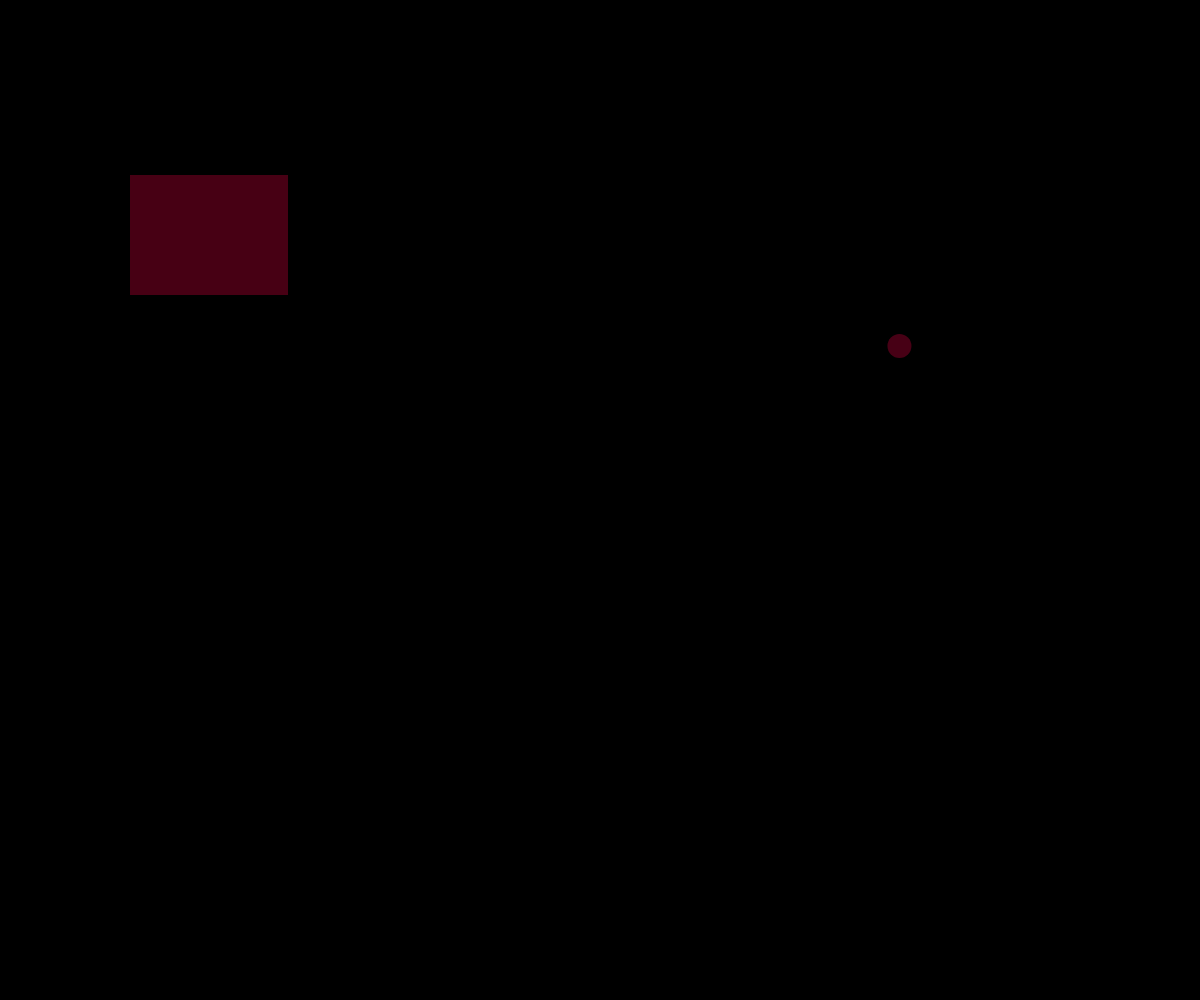
Frame 1 (no input)
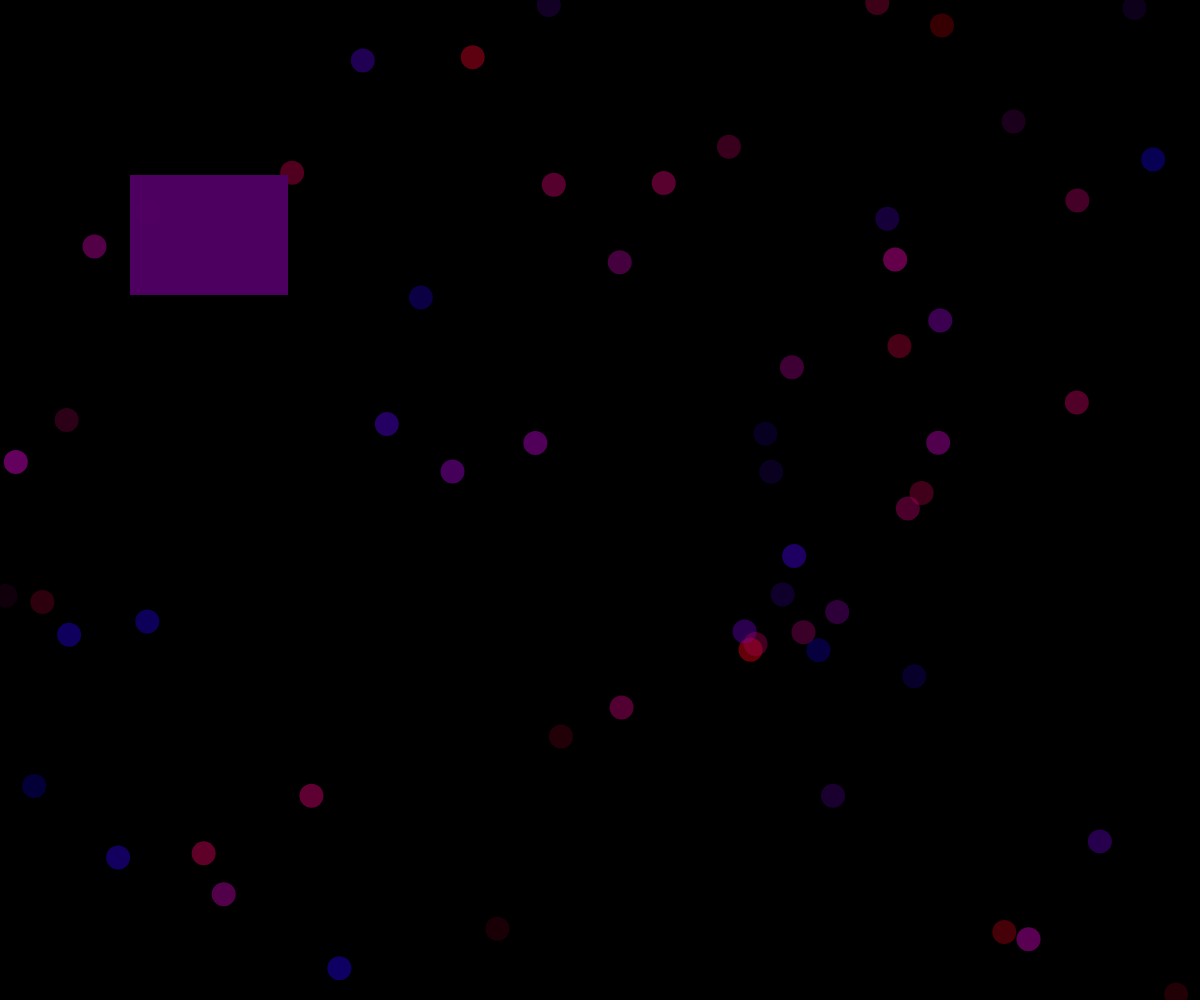
Frame 60 (no input)
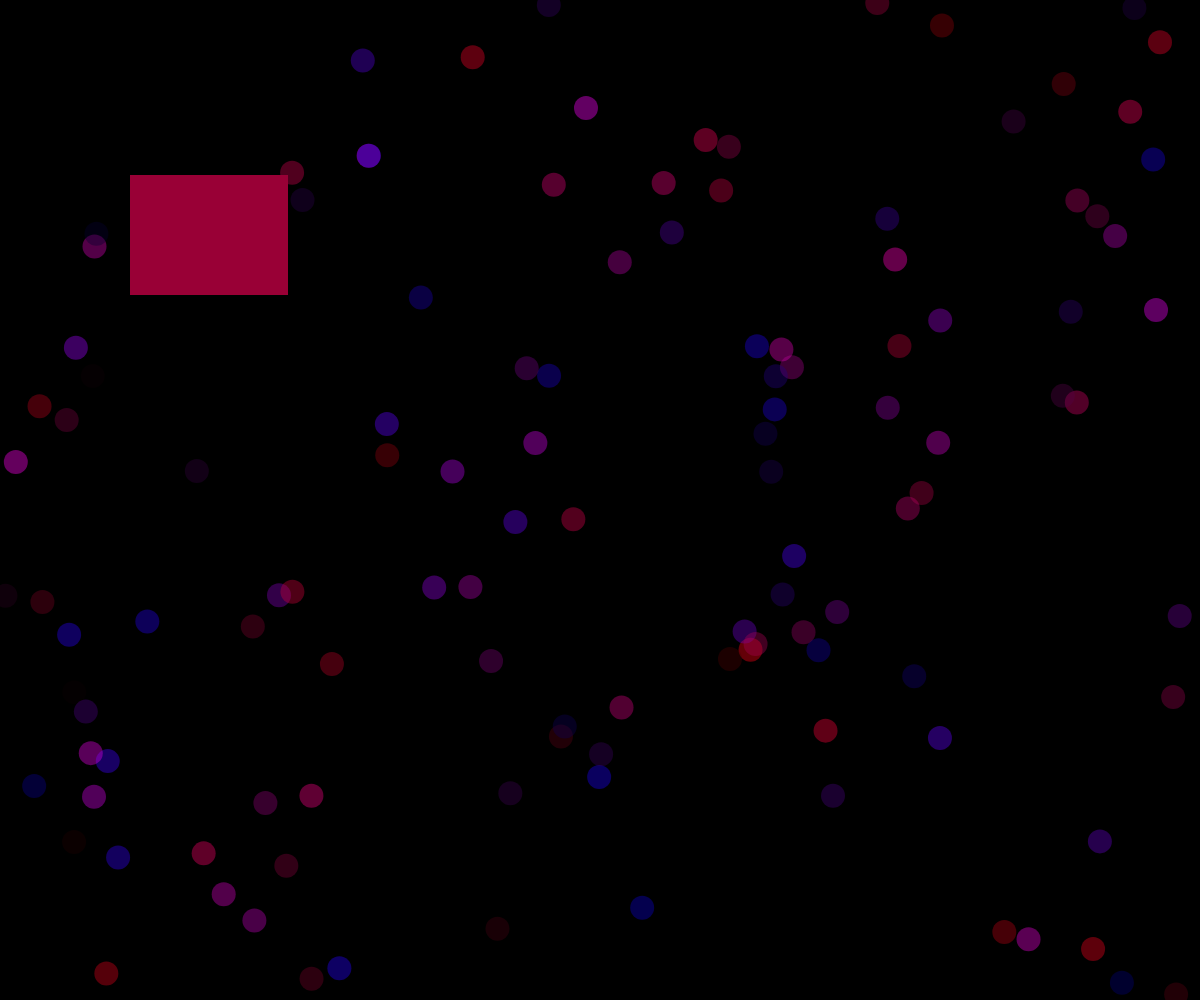
Frame 120 (the mouse pressed at the canvas centre since frame 60)

The p5.js sketch that drew these frames (run headless with seeded random() and noise() and a simulated clock; from frame 60 on, the mouse is pressed at the canvas centre):

// p5.js sketch
// ── sketch.js
let x, y, r, g, b;
function setup() {
  createCanvas(windowWidth, windowHeight);
   background(0);
}

function draw() {
  r = random(0, 255);
  g= 0;
  b = random(255);
  x = random(width);
  y = random(height);
  noStroke();
  fill(r, g, b, 100);
  circle(x, y, 24);
  rect(130, 175, 158 ,120);
  
 
}
